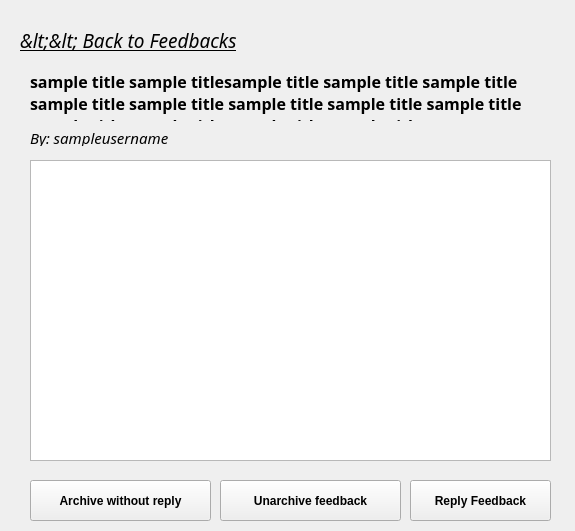
<?xml version="1.0" encoding="UTF-8"?>
<ui version="4.0">
 <class>feedback_details</class>
 <widget class="QWidget" name="feedback_details">
  <property name="geometry">
   <rect>
    <x>0</x>
    <y>0</y>
    <width>575</width>
    <height>531</height>
   </rect>
  </property>
  <property name="windowTitle">
   <string>Form</string>
  </property>
  <widget class="QLabel" name="label_2">
   <property name="geometry">
    <rect>
     <x>0</x>
     <y>0</y>
     <width>581</width>
     <height>531</height>
    </rect>
   </property>
   <property name="styleSheet">
    <string notr="true">background-image: url(:/backgournds/FlyTranslate-logo/background_image.png);</string>
   </property>
   <property name="text">
    <string/>
   </property>
   <property name="scaledContents">
    <bool>true</bool>
   </property>
  </widget>
  <widget class="QLabel" name="lblbtnBack">
   <property name="geometry">
    <rect>
     <x>20</x>
     <y>30</y>
     <width>241</width>
     <height>21</height>
    </rect>
   </property>
   <property name="font">
    <font>
     <family>Rockwell</family>
     <pointsize>14</pointsize>
     <italic>true</italic>
     <underline>true</underline>
    </font>
   </property>
   <property name="frameShape">
    <enum>QFrame::NoFrame</enum>
   </property>
   <property name="text">
    <string>&lt;&lt; Back to Feedbacks</string>
   </property>
   <property name="textFormat">
    <enum>Qt::PlainText</enum>
   </property>
  </widget>
  <widget class="QLabel" name="lblFeedbackUser">
   <property name="geometry">
    <rect>
     <x>30</x>
     <y>130</y>
     <width>471</width>
     <height>16</height>
    </rect>
   </property>
   <property name="font">
    <font>
     <family>Rockwell</family>
     <pointsize>11</pointsize>
     <italic>true</italic>
    </font>
   </property>
   <property name="text">
    <string>By: sampleusername</string>
   </property>
  </widget>
  <widget class="QLabel" name="lblTitle">
   <property name="geometry">
    <rect>
     <x>30</x>
     <y>70</y>
     <width>511</width>
     <height>51</height>
    </rect>
   </property>
   <property name="font">
    <font>
     <family>Rockwell</family>
     <pointsize>12</pointsize>
     <weight>75</weight>
     <italic>false</italic>
     <bold>true</bold>
     <underline>false</underline>
    </font>
   </property>
   <property name="text">
    <string>&lt;html&gt;&lt;head/&gt;&lt;body&gt;&lt;p&gt;sample title sample titlesample title sample title sample title sample title sample title sample title sample title sample title sample title sample title sample title sample title&lt;/p&gt;&lt;/body&gt;&lt;/html&gt;</string>
   </property>
   <property name="wordWrap">
    <bool>true</bool>
   </property>
  </widget>
  <widget class="QTextEdit" name="txtContent">
   <property name="geometry">
    <rect>
     <x>30</x>
     <y>160</y>
     <width>521</width>
     <height>301</height>
    </rect>
   </property>
   <property name="readOnly">
    <bool>true</bool>
   </property>
   <property name="html">
    <string>&lt;!DOCTYPE HTML PUBLIC &quot;-//W3C//DTD HTML 4.0//EN&quot; &quot;http://www.w3.org/TR/REC-html40/strict.dtd&quot;&gt;
&lt;html&gt;&lt;head&gt;&lt;meta name=&quot;qrichtext&quot; content=&quot;1&quot; /&gt;&lt;style type=&quot;text/css&quot;&gt;
p, li { white-space: pre-wrap; }
&lt;/style&gt;&lt;/head&gt;&lt;body style=&quot; font-family:'MS Shell Dlg 2'; font-size:7.8pt; font-weight:400; font-style:normal;&quot;&gt;
&lt;p style=&quot;-qt-paragraph-type:empty; margin-top:0px; margin-bottom:0px; margin-left:0px; margin-right:0px; -qt-block-indent:0; text-indent:0px;&quot;&gt;&lt;br /&gt;&lt;/p&gt;&lt;/body&gt;&lt;/html&gt;</string>
   </property>
  </widget>
  <widget class="QPushButton" name="btnReply">
   <property name="geometry">
    <rect>
     <x>410</x>
     <y>480</y>
     <width>141</width>
     <height>41</height>
    </rect>
   </property>
   <property name="font">
    <font>
     <pointsize>9</pointsize>
     <weight>75</weight>
     <bold>true</bold>
    </font>
   </property>
   <property name="text">
    <string>Reply Feedback</string>
   </property>
  </widget>
  <widget class="QPushButton" name="btnArchive">
   <property name="geometry">
    <rect>
     <x>30</x>
     <y>480</y>
     <width>181</width>
     <height>41</height>
    </rect>
   </property>
   <property name="font">
    <font>
     <pointsize>9</pointsize>
     <weight>75</weight>
     <bold>true</bold>
    </font>
   </property>
   <property name="text">
    <string>Archive without reply</string>
   </property>
  </widget>
  <widget class="QPushButton" name="btnUnarchive">
   <property name="geometry">
    <rect>
     <x>220</x>
     <y>480</y>
     <width>181</width>
     <height>41</height>
    </rect>
   </property>
   <property name="font">
    <font>
     <pointsize>9</pointsize>
     <weight>75</weight>
     <bold>true</bold>
    </font>
   </property>
   <property name="text">
    <string>Unarchive feedback</string>
   </property>
  </widget>
 </widget>
 <resources>
  <include location="../Images_for_design/background_imgs.qrc"/>
 </resources>
 <connections/>
</ui>
